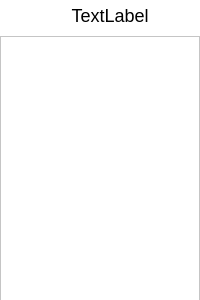
<?xml version="1.0" encoding="UTF-8"?>
<ui version="4.0">
 <class>FileInfoPage</class>
 <widget class="QWidget" name="FileInfoPage">
  <property name="geometry">
   <rect>
    <x>0</x>
    <y>0</y>
    <width>200</width>
    <height>300</height>
   </rect>
  </property>
  <property name="minimumSize">
   <size>
    <width>200</width>
    <height>300</height>
   </size>
  </property>
  <property name="maximumSize">
   <size>
    <width>200</width>
    <height>300</height>
   </size>
  </property>
  <property name="windowTitle">
   <string>Form</string>
  </property>
  <property name="styleSheet">
   <string notr="true">background-color: rgb(255, 255, 255);</string>
  </property>
  <widget class="QWidget" name="layoutWidget">
   <property name="geometry">
    <rect>
     <x>0</x>
     <y>0</y>
     <width>202</width>
     <height>308</height>
    </rect>
   </property>
   <layout class="QVBoxLayout" name="verticalLayout">
    <item>
     <widget class="QLabel" name="label">
      <property name="sizePolicy">
       <sizepolicy hsizetype="Preferred" vsizetype="Fixed">
        <horstretch>0</horstretch>
        <verstretch>0</verstretch>
       </sizepolicy>
      </property>
      <property name="minimumSize">
       <size>
        <width>200</width>
        <height>30</height>
       </size>
      </property>
      <property name="maximumSize">
       <size>
        <width>200</width>
        <height>30</height>
       </size>
      </property>
      <property name="layoutDirection">
       <enum>Qt::LeftToRight</enum>
      </property>
      <property name="autoFillBackground">
       <bool>false</bool>
      </property>
      <property name="styleSheet">
       <string notr="true">QLabel {

    font-family: &quot;Microsoft YaHei&quot;;
    font-size: 18px;
    color: #000000;
    font-style: normal;
    font-weight: normal;
 
    padding-left: 20px;
    padding-top: 0px;
 
    background-color: #FFFFFF;
    background-repeat: no-repeat;
    background-position: left center;
}</string>
      </property>
      <property name="text">
       <string>TextLabel</string>
      </property>
      <property name="textFormat">
       <enum>Qt::AutoText</enum>
      </property>
      <property name="alignment">
       <set>Qt::AlignCenter</set>
      </property>
     </widget>
    </item>
    <item>
     <widget class="QListWidget" name="listWidget">
      <property name="minimumSize">
       <size>
        <width>200</width>
        <height>270</height>
       </size>
      </property>
      <property name="maximumSize">
       <size>
        <width>200</width>
        <height>270</height>
       </size>
      </property>
      <property name="styleSheet">
       <string notr="true">QListView {
    outline: none;
}

#listWidget::item {
    background-color: #ffffff;
    color: #000000;
    border: transparent;
    border-bottom: 1px solid #dbdbdb;
    padding: 8px;
}

#listWidget::item:hover {
    background-color: #f5f5f5;
}

#listWidget::item:selected {
    border-left: 5px solid #777777;
}</string>
      </property>
     </widget>
    </item>
   </layout>
  </widget>
 </widget>
 <resources/>
 <connections/>
</ui>
